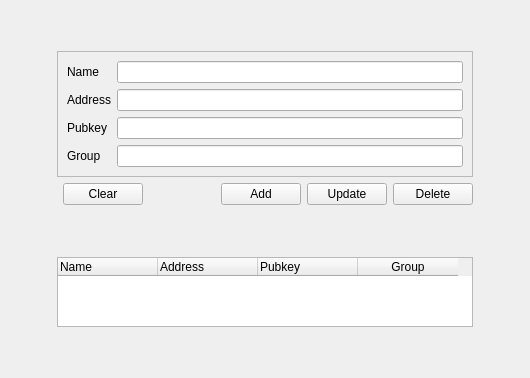
          <widget class="QWidget" name="contacts_tab">
           <attribute name="title">
            <string>Contacts</string>
           </attribute>
           <layout class="QGridLayout" name="gridLayout_47">
            <item row="4" column="5">
             <widget class="QPushButton" name="updatecontact_button">
              <property name="text">
               <string>Update</string>
              </property>
             </widget>
            </item>
            <item row="4" column="4">
             <widget class="QPushButton" name="addcontact_button">
              <property name="text">
               <string>Add</string>
              </property>
             </widget>
            </item>
            <item row="8" column="0" colspan="8">
             <spacer name="verticalSpacer_22">
              <property name="orientation">
               <enum>Qt::Vertical</enum>
              </property>
              <property name="sizeHint" stdset="0">
               <size>
                <width>20</width>
                <height>40</height>
               </size>
              </property>
             </spacer>
            </item>
            <item row="1" column="1" rowspan="3" colspan="6">
             <widget class="QFrame" name="contact_frame">
              <property name="frameShape">
               <enum>QFrame::StyledPanel</enum>
              </property>
              <property name="frameShadow">
               <enum>QFrame::Raised</enum>
              </property>
              <layout class="QFormLayout" name="formLayout">
               <item row="0" column="0">
                <widget class="QLabel" name="contactname_label">
                 <property name="text">
                  <string>Name</string>
                 </property>
                </widget>
               </item>
               <item row="0" column="1">
                <widget class="QLineEdit" name="contactname_lineEdit">
                 <property name="focusPolicy">
                  <enum>Qt::StrongFocus</enum>
                 </property>
                </widget>
               </item>
               <item row="1" column="0">
                <widget class="QLabel" name="contactaddress_label">
                 <property name="text">
                  <string>Address</string>
                 </property>
                </widget>
               </item>
               <item row="1" column="1">
                <widget class="QLineEdit" name="contactaddress_lineEdit"/>
               </item>
               <item row="2" column="0">
                <widget class="QLabel" name="contactpubkey_label">
                 <property name="text">
                  <string>Pubkey</string>
                 </property>
                </widget>
               </item>
               <item row="2" column="1">
                <widget class="QLineEdit" name="contactpubkey_lineEdit">
                 <property name="minimumSize">
                  <size>
                   <width>0</width>
                   <height>0</height>
                  </size>
                 </property>
                </widget>
               </item>
               <item row="3" column="1">
                <widget class="QLineEdit" name="contactgroup_lineEdit"/>
               </item>
               <item row="3" column="0">
                <widget class="QLabel" name="contactgroup_label">
                 <property name="text">
                  <string>Group</string>
                 </property>
                </widget>
               </item>
              </layout>
             </widget>
            </item>
            <item row="4" column="6">
             <widget class="QPushButton" name="deletecontact_button">
              <property name="text">
               <string>Delete</string>
              </property>
             </widget>
            </item>
            <item row="5" column="1" colspan="6">
             <spacer name="verticalSpacer_21">
              <property name="orientation">
               <enum>Qt::Vertical</enum>
              </property>
              <property name="sizeHint" stdset="0">
               <size>
                <width>20</width>
                <height>40</height>
               </size>
              </property>
             </spacer>
            </item>
            <item row="0" column="1" colspan="6">
             <spacer name="verticalSpacer_35">
              <property name="orientation">
               <enum>Qt::Vertical</enum>
              </property>
              <property name="sizeHint" stdset="0">
               <size>
                <width>20</width>
                <height>40</height>
               </size>
              </property>
             </spacer>
            </item>
            <item row="4" column="2">
             <widget class="QPushButton" name="clear_contact_button">
              <property name="text">
               <string>Clear</string>
              </property>
             </widget>
            </item>
            <item row="4" column="3">
             <spacer name="horizontalSpacer_35">
              <property name="orientation">
               <enum>Qt::Horizontal</enum>
              </property>
              <property name="sizeHint" stdset="0">
               <size>
                <width>40</width>
                <height>20</height>
               </size>
              </property>
             </spacer>
            </item>
            <item row="1" column="7" rowspan="7">
             <spacer name="horizontalSpacer_34">
              <property name="orientation">
               <enum>Qt::Horizontal</enum>
              </property>
              <property name="sizeHint" stdset="0">
               <size>
                <width>40</width>
                <height>20</height>
               </size>
              </property>
             </spacer>
            </item>
            <item row="7" column="1" colspan="6">
             <widget class="QTableWidget" name="contacts_tableWidget">
              <property name="minimumSize">
               <size>
                <width>0</width>
                <height>0</height>
               </size>
              </property>
              <property name="mouseTracking">
               <bool>false</bool>
              </property>
              <property name="sizeAdjustPolicy">
               <enum>QAbstractScrollArea::AdjustToContents</enum>
              </property>
              <property name="editTriggers">
               <set>QAbstractItemView::NoEditTriggers</set>
              </property>
              <property name="alternatingRowColors">
               <bool>true</bool>
              </property>
              <property name="selectionMode">
               <enum>QAbstractItemView::SingleSelection</enum>
              </property>
              <property name="selectionBehavior">
               <enum>QAbstractItemView::SelectRows</enum>
              </property>
              <property name="textElideMode">
               <enum>Qt::ElideMiddle</enum>
              </property>
              <property name="verticalScrollMode">
               <enum>QAbstractItemView::ScrollPerPixel</enum>
              </property>
              <property name="horizontalScrollMode">
               <enum>QAbstractItemView::ScrollPerPixel</enum>
              </property>
              <property name="showGrid">
               <bool>true</bool>
              </property>
              <property name="sortingEnabled">
               <bool>true</bool>
              </property>
              <attribute name="horizontalHeaderShowSortIndicator" stdset="0">
               <bool>true</bool>
              </attribute>
              <attribute name="horizontalHeaderStretchLastSection">
               <bool>false</bool>
              </attribute>
              <column>
               <property name="text">
                <string>Name</string>
               </property>
               <property name="textAlignment">
                <set>AlignLeading|AlignTop</set>
               </property>
              </column>
              <column>
               <property name="text">
                <string>Address</string>
               </property>
               <property name="textAlignment">
                <set>AlignLeading|AlignTop</set>
               </property>
              </column>
              <column>
               <property name="text">
                <string>Pubkey</string>
               </property>
               <property name="textAlignment">
                <set>AlignLeading|AlignTop</set>
               </property>
              </column>
              <column>
               <property name="text">
                <string>Group</string>
               </property>
              </column>
             </widget>
            </item>
            <item row="1" column="0" rowspan="7">
             <spacer name="horizontalSpacer_23">
              <property name="orientation">
               <enum>Qt::Horizontal</enum>
              </property>
              <property name="sizeHint" stdset="0">
               <size>
                <width>40</width>
                <height>20</height>
               </size>
              </property>
             </spacer>
            </item>
           </layout>
          </widget>
